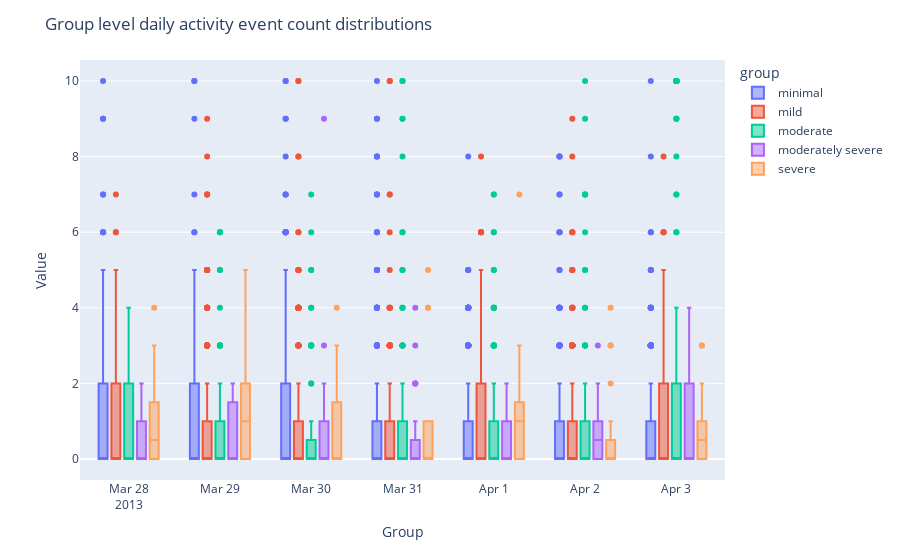

This figure's notebook cell:
### Code cell
activity_data_one_week = activity_data.loc['2013-03-28':'2013-4-3']

fig = countplot.countplot(activity_data_one_week, 
                          fig_title='Group level daily activity event count distributions', 
                          plot_type='value', 
                          points='all',
                          aggregation='group', 
                          user=None, 
                          column='activity',
                          binning='D')

fig.show()

### Figure 1 — Plotly figure (JSON) as saved in the notebook; plotly's stock layout.template omitted (floating-point values rounded to 4 significant figures; data arrays with more than 128 entries replaced by an {"elided": "..."} marker saying what was removed)
{"data": [{"alignmentgroup": "True", "hovertemplate": "group=minimal<br>bin=%{x}<br>activity=%{y}<extra></extra>", "legendgroup": "minimal", "marker": {"color": "#636efa"}, "name": "minimal", "notched": false, "offsetgroup": "minimal", "orientation": "v", "quartilemethod": "inclusive", "showlegend": true, "type": "box", "x": {"elided": "3028 str values"}, "x0": " ", "xaxis": "x", "y": {"elided": "3028 int values"}, "y0": " ", "yaxis": "y"}, {"alignmentgroup": "True", "hovertemplate": "group=mild<br>bin=%{x}<br>activity=%{y}<extra></extra>", "legendgroup": "mild", "marker": {"color": "#EF553B"}, "name": "mild", "notched": false, "offsetgroup": "mild", "orientation": "v", "quartilemethod": "inclusive", "showlegend": true, "type": "box", "x": {"elided": "2444 str values"}, "x0": " ", "xaxis": "x", "y": {"elided": "2444 int values"}, "y0": " ", "yaxis": "y"}, {"alignmentgroup": "True", "hovertemplate": "group=moderate<br>bin=%{x}<br>activity=%{y}<extra></extra>", "legendgroup": "moderate", "marker": {"color": "#00cc96"}, "name": "moderate", "notched": false, "offsetgroup": "moderate", "orientation": "v", "quartilemethod": "inclusive", "showlegend": true, "type": "box", "x": {"elided": "864 str values"}, "x0": " ", "xaxis": "x", "y": {"elided": "864 int values"}, "y0": " ", "yaxis": "y"}, {"alignmentgroup": "True", "hovertemplate": "group=moderately severe<br>bin=%{x}<br>activity=%{y}<extra></extra>", "legendgroup": "moderately severe", "marker": {"color": "#ab63fa"}, "name": "moderately severe", "notched": false, "offsetgroup": "moderately severe", "orientation": "v", "quartilemethod": "inclusive", "showlegend": true, "type": "box", "x": {"elided": "168 str values"}, "x0": " ", "xaxis": "x", "y": {"elided": "168 int values"}, "y0": " ", "yaxis": "y"}, {"alignmentgroup": "True", "hovertemplate": "group=severe<br>bin=%{x}<br>activity=%{y}<extra></extra>", "legendgroup": "severe", "marker": {"color": "#FFA15A"}, "name": "severe", "notched": false, "offsetgroup": "severe", "orientation": "v", "quartilemethod": "inclusive", "showlegend": true, "type": "box", "x": {"elided": "168 str values"}, "x0": " ", "xaxis": "x", "y": {"elided": "168 int values"}, "y0": " ", "yaxis": "y"}], "layout": {"autotypenumbers": "convert types", "boxmode": "group", "legend": {"title": {"text": "group"}, "tracegroupgap": 0}, "margin": {"t": 60}, "title": {"text": "Group level daily activity event count distributions"}, "xaxis": {"anchor": "y", "domain": [0, 1], "title": {"text": "Group"}}, "yaxis": {"anchor": "x", "domain": [0, 1], "title": {"text": "Value"}}}}
